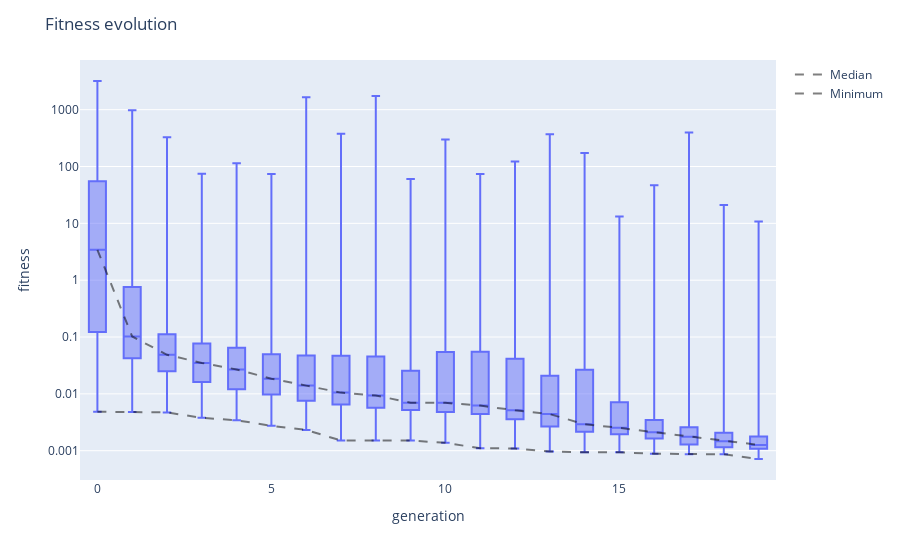

The notebook cell saved with this chart:
### Code cell
viewer.fitness_evolution()

### Figure 1 — Plotly figure (JSON) as saved in the notebook; plotly's stock layout.template omitted (floating-point values rounded to 4 significant figures; data arrays with more than 128 entries replaced by an {"elided": "..."} marker saying what was removed)
{"data": [{"alignmentgroup": "True", "boxpoints": false, "hovertemplate": "generation=%{x}<br>fitness=%{y}<extra></extra>", "legendgroup": "", "marker": {"color": "#636efa"}, "name": "", "notched": false, "offsetgroup": "", "orientation": "v", "showlegend": false, "type": "box", "x": {"elided": "16000 int values"}, "x0": " ", "xaxis": "x", "y": {"elided": "16000 float values"}, "y0": " ", "yaxis": "y"}, {"line": {"color": "rgba(0,0,0,0.5)", "dash": "dash", "width": 2}, "mode": "lines", "name": "Median", "type": "scatter", "x": [0, 1, 2, 3, 4, 5, 6, 7, 8, 9, 10, 11, 12, 13, 14, 15, 16, 17, 18, 19], "y": [3.426, 0.1021, 0.04873, 0.03502, 0.02687, 0.0185, 0.01397, 0.01051, 0.009338, 0.007001, 0.006949, 0.00622, 0.005125, 0.004405, 0.002917, 0.002527, 0.002115, 0.001768, 0.001469, 0.001265]}, {"line": {"color": "rgba(0,0,0,0.5)", "dash": "dash", "width": 2}, "mode": "lines", "name": "Minimum", "type": "scatter", "x": [0, 1, 2, 3, 4, 5, 6, 7, 8, 9, 10, 11, 12, 13, 14, 15, 16, 17, 18, 19], "y": [0.004857, 0.00478, 0.004713, 0.00379, 0.003437, 0.002738, 0.002317, 0.001512, 0.001512, 0.001512, 0.001376, 0.001103, 0.001096, 0.000971, 0.0009359, 0.0009359, 0.0008861, 0.0008649, 0.0008649, 0.0007145]}], "layout": {"boxmode": "group", "legend": {"tracegroupgap": 0}, "margin": {"t": 60}, "title": {"text": "Fitness evolution"}, "xaxis": {"anchor": "y", "domain": [0, 1], "title": {"text": "generation"}}, "yaxis": {"anchor": "x", "domain": [0, 1], "title": {"text": "fitness"}, "type": "log"}}}
